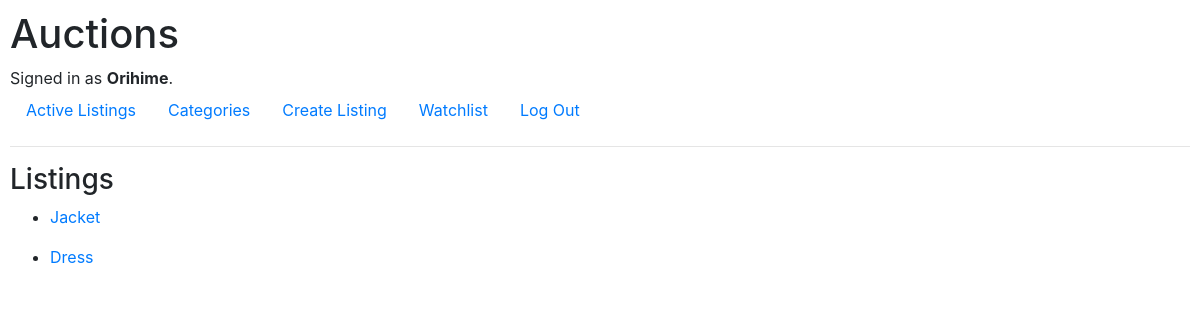
The page /categories/Fashion/ (signed in) on the database its author committed.
### auctions/models.py (models this page shows, shortened)
class User(AbstractUser):
    pass

class Listing(models.Model):
    seller = models.ForeignKey(settings.AUTH_USER_MODEL,
                               on_delete=models.CASCADE,
                               related_name="own_goods")
    title = models.CharField(max_length=32)
    description = models.TextField()
    starting_bid = models.PositiveIntegerField()
    image = models.URLField()
    category = models.CharField(max_length=24, null=True, blank=True)
    date_created = models.DateField(auto_now_add=True)

### auctions/views.py (the view)
# urls.py: path("categories/<str:category_name>/", views.category, name="a_category"),
def category(request, category_name):
    group = Listing.objects.filter(category=category_name)
    return render(request, "auctions/category.html",
                  {"group": group,
                   "title": category_name})

### auctions/templates/auctions/category.html (shortened to what this page needs)
{% extends "auctions/layout.html" %}
{% block body %}
<h3>Listings</h3>
{% for listing in group %}
    <ul>
        <li><a href="{% url 'listing' item_id=listing.pk %}">{{ listing.title }}</a></li>
    </ul>
{% endfor %}
{% endblock %}

### auctions/templates/auctions/layout.html (shortened to what this page needs)
{% load static %}
<!DOCTYPE html>
<html lang="en">
    <head>
        <link rel="stylesheet" href="https://stackpath.bootstrapcdn.com/bootstrap/4.4.1/css/bootstrap.min.css">
        <link href="{% static 'auctions/styles.css' %}" rel="stylesheet">
    </head>
    <body>
        <h1>Auctions</h1>
        <div>
            {% if user.is_authenticated %}
                Signed in as <strong>{{ user.username }}</strong>.
            {% else %}
                Not signed in.
            {% endif %}
        </div>
        <ul class="nav">
            <li class="nav-item">
                <a class="nav-link" href="{% url 'index' %}">Active Listings</a>
            </li>
            <li class="nav-item">
                <a class="nav-link" href="{% url 'categories' %}">Categories</a>
            </li>
            {% if user.is_authenticated %}
                <li class="nav-item">
                    <a class="nav-link" href="{% url 'create' %}">Create Listing</a>
                </li>
                <li class="nav-item">
                    <a class="nav-link" href="{% url 'watchlist' %}">Watchlist</a>
                </li>
                <li class="nav-item">
                    <a class="nav-link" href="{% url 'logout' %}">Log Out</a>
                </li>
            {% endif %}
        </ul>
        <hr>
        {% block body %}
        {% endblock %}
    </body>
</html>

### auctions/static/auctions/styles.css (style rules this page uses)
body { padding: 10px; }

### rows shown on the page
User: username "Orihime"
Listing: title "Jacket"
Listing: title "Dress"
